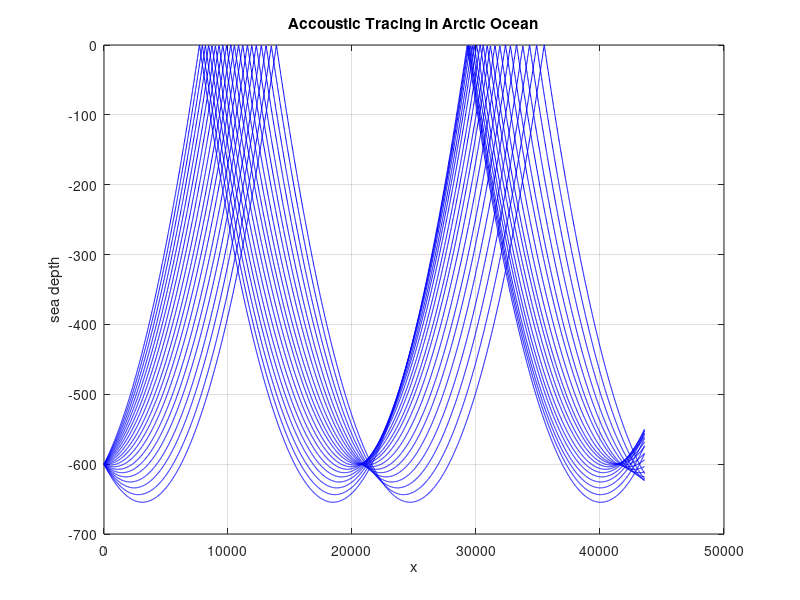

Here is the MATLAB script that generated this plot:
clear all
clc 
clf
%% INITIAL CONDITION
% Environment
Zseabed = 3500;
gamma = .0163;

X0 = 0;
Z0 = 600;
C0 = 1450;
theta0 = 4*pi/180;

%% ITERATIVE CALCULATION
dt = 0.01; % timestep size
ts = 3000; % timestep
time = dt *ts;

% Beam Defenition
num_rays = 20;
thetas_beam = linspace(-theta0/2, theta0/2, num_rays);

% Looping for each beam
for j = 1:num_rays

    % Create Containers
    X = zeros(1,ts);
    Z = zeros(1,ts);
    C = zeros(1,ts);
    theta = zeros(1,ts);

    % Initial value at t = 0
    X(1) = X0;
    Z(1) = Z0;
    C(1) = C0 + gamma*Z(1);
    theta(1) = thetas_beam(j);

    % Looping Process
    for i = 1:ts-1
        X(i+1) = X(i) + C(i)*dt*cos(theta(i));
        Z(i+1) = Z(i) + C(i)*dt*sin(theta(i)); 
        C(i+1) = C0 + gamma*Z(i+1); 

        K= cos(theta(i))*C(i+1)/C(i);

        if K>=1 || Z(i+1) < 0 || Z(i+1) >= Zseabed
            theta(i+1) = -theta(i-1);
            Z(i+1) = Z(i);
            C(i+1) = C(i-1);
        else
            theta(i+1) = acos(K) * sign(theta(i));
        end
    end

    % Plot
    plot(X,-Z, 'b')
    xlabel('x')
    ylabel('sea depth')
    title('Accoustic Tracing in Arctic Ocean')
    hold on
    grid on
end
